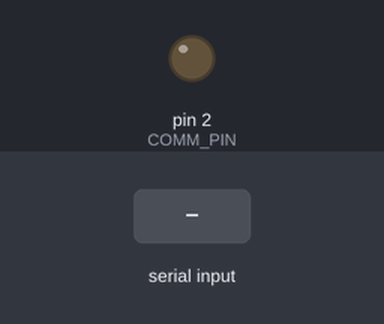
A sketch run on a simulated Arduino Leonardo, built with avr-gcc and run on an emulated ATmega32U4. Parts: output pins drawn as LEDs (lit = HIGH). The inputs (shaded band) are chosen by the test bench. What the sketch prints to the serial monitor is not drawn.

Above: at 2.2 s.
2.3 s: "1" received over Serial
At 3.3 s:
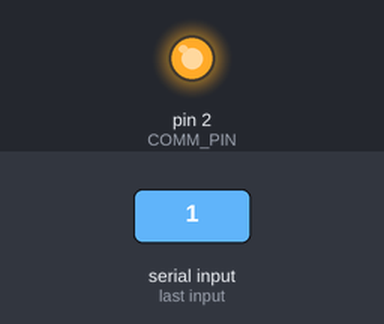
3.8 s: "1" received over the second serial link
Timing chart, 0 to 6.8 s (numbered marks = the images above; inputs shaded):
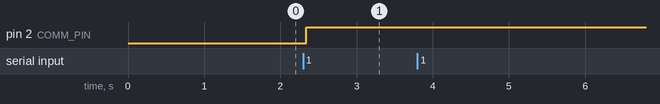

Measured:
- after the input at 2.3 s, pin 2 (COMM_PIN): LOW → HIGH at once
- after the input at 3.8 s, every drawn part: stays the same

The sketch:

write_to_python_nov_11.ino
```cpp
/*
  gets what python sent in from USB, and prints it to serial monitor
  ref write_serial_out.py
*/
//#include <Wire.h>
//#include <string.h>
const uint8_t COMM_PIN = 2; //pin to transmit on
const uint8_t PERIOD = 104; //period = 1/baud *1000000

void setup() {
  Serial.begin(9600); //USB
  Serial1.begin(9600); //Serial output or something
  pinMode(COMM_PIN, OUTPUT);
  delay(1000);
  Serial.println("Starting");
  bool good = false;
  uint32_t start = millis();
}
byte incomingBytes[10];
void loop() {
  if (Serial.available() > 0) {
    memset(incomingBytes, 0, 10); // make all output high=255? or make it zero?
    Serial.readBytes(incomingBytes, 1);
    serial_bitbang(incomingBytes, 1);
    delay(2);
  }
  if (Serial1.available()) {
    Serial.write(Serial1.read());   // read it and send it out Serial (USB)
  }
}

void serial_bitbang(uint8_t* invals, int length) {
  for (uint16_t i = 0; i < length; i++) {
    //start bit
    uint32_t comm = micros();
    digitalWrite(COMM_PIN, 0);
    //Serial.print(invals[i]);
    while (micros() - comm < PERIOD); //start bit
    comm = micros();
    uint16_t val = (uint8_t)(invals[i]);
    //val/=16;
    for (uint16_t j = 0; j < 8; j++) {
      if (val % 2) {
        digitalWrite(COMM_PIN, 1);
      } else {
        digitalWrite(COMM_PIN, 0);
      }
      val /= 2;  //right shift
      while (micros() - comm < PERIOD); //data bit
      comm = micros();
    }

    digitalWrite(COMM_PIN, 1);
    while (micros() - comm < PERIOD); //stop bit
    //delay(3); // if >2, then becomes 1 byte wait
  }
}
```
